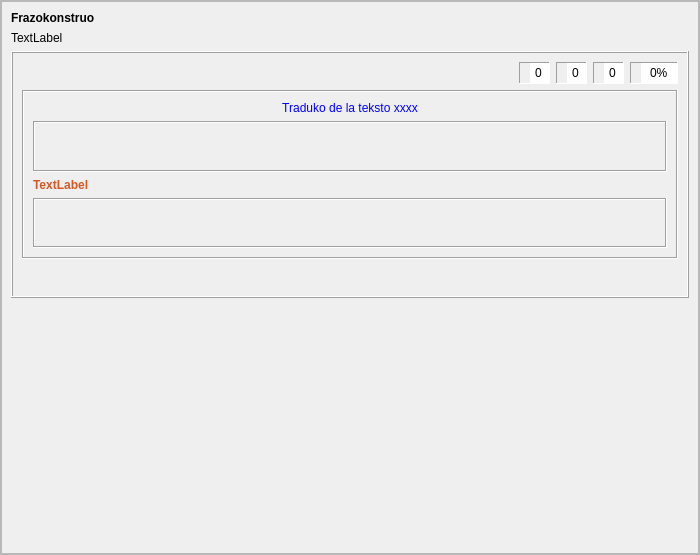
<?xml version="1.0" encoding="UTF-8"?>
<ui version="4.0">
 <class>frazokonstruo</class>
 <widget class="QFrame" name="frazokonstruo">
  <property name="geometry">
   <rect>
    <x>0</x>
    <y>0</y>
    <width>700</width>
    <height>555</height>
   </rect>
  </property>
  <property name="windowTitle">
   <string>Frame</string>
  </property>
  <property name="frameShape">
   <enum>QFrame::StyledPanel</enum>
  </property>
  <property name="frameShadow">
   <enum>QFrame::Raised</enum>
  </property>
  <property name="tipo" stdset="0">
   <string>senborda</string>
  </property>
  <layout class="QVBoxLayout" name="verticalLayout_4">
   <property name="leftMargin">
    <number>0</number>
   </property>
   <property name="topMargin">
    <number>0</number>
   </property>
   <property name="rightMargin">
    <number>0</number>
   </property>
   <property name="bottomMargin">
    <number>0</number>
   </property>
   <item>
    <widget class="QScrollArea" name="scrollArea">
     <property name="widgetResizable">
      <bool>true</bool>
     </property>
     <widget class="QWidget" name="scrollAreaWidgetContents">
      <property name="geometry">
       <rect>
        <x>0</x>
        <y>0</y>
        <width>696</width>
        <height>551</height>
       </rect>
      </property>
      <layout class="QVBoxLayout" name="verticalLayout_2">
       <item>
        <widget class="titolo" name="Titolo_ekzerco_frazo">
         <property name="font">
          <font>
           <weight>75</weight>
           <bold>true</bold>
          </font>
         </property>
         <property name="text">
          <string notr="true">Frazokonstruo</string>
         </property>
         <property name="wordWrap">
          <bool>true</bool>
         </property>
         <property name="lingvo" stdset="0">
          <string>eo</string>
         </property>
        </widget>
       </item>
       <item>
        <widget class="QLabel" name="Ekz_FrazoKonstruo">
         <property name="text">
          <string notr="true">TextLabel</string>
         </property>
         <property name="wordWrap">
          <bool>true</bool>
         </property>
        </widget>
       </item>
       <item>
        <widget class="QFrame" name="frame">
         <property name="frameShape">
          <enum>QFrame::Box</enum>
         </property>
         <property name="frameShadow">
          <enum>QFrame::Raised</enum>
         </property>
         <property name="tipo" stdset="0">
          <string>markebla</string>
         </property>
         <layout class="QVBoxLayout" name="verticalLayout">
          <item>
           <layout class="QHBoxLayout" name="horizontalLayout_4">
            <item alignment="Qt::AlignLeft">
             <widget class="QFrame" name="frame_10">
              <property name="minimumSize">
               <size>
                <width>0</width>
                <height>0</height>
               </size>
              </property>
              <property name="maximumSize">
               <size>
                <width>16777215</width>
                <height>16777215</height>
               </size>
              </property>
              <property name="autoFillBackground">
               <bool>false</bool>
              </property>
              <property name="frameShape">
               <enum>QFrame::NoFrame</enum>
              </property>
              <property name="frameShadow">
               <enum>QFrame::Sunken</enum>
              </property>
              <property name="tipo" stdset="0">
               <string>senborda</string>
              </property>
              <layout class="QHBoxLayout" name="horizontalLayout_2">
               <property name="spacing">
                <number>1</number>
               </property>
               <property name="leftMargin">
                <number>0</number>
               </property>
               <property name="topMargin">
                <number>0</number>
               </property>
               <property name="rightMargin">
                <number>0</number>
               </property>
               <property name="bottomMargin">
                <number>0</number>
               </property>
               <item>
                <widget class="QPushButton" name="BitBtn1">
                 <property name="text">
                  <string/>
                 </property>
                 <property name="icon">
                  <iconset>
                   <normalon>:/ikonoj/ekzercoj/komenci.png</normalon>
                  </iconset>
                 </property>
                 <property name="iconSize">
                  <size>
                   <width>35</width>
                   <height>33</height>
                  </size>
                 </property>
                 <property name="flat">
                  <bool>true</bool>
                 </property>
                 <property name="tipo" stdset="0">
                  <string>komenci</string>
                 </property>
                </widget>
               </item>
               <item>
                <widget class="QPushButton" name="BitBtn3">
                 <property name="enabled">
                  <bool>false</bool>
                 </property>
                 <property name="text">
                  <string/>
                 </property>
                 <property name="icon">
                  <iconset>
                   <normalon>:/ikonoj/ekzercoj/halti.png</normalon>
                   <activeon>:/ikonoj/ekzercoj/halti-over.png</activeon>
                  </iconset>
                 </property>
                 <property name="iconSize">
                  <size>
                   <width>35</width>
                   <height>33</height>
                  </size>
                 </property>
                 <property name="flat">
                  <bool>true</bool>
                 </property>
                 <property name="tipo" stdset="0">
                  <string>halti</string>
                 </property>
                </widget>
               </item>
              </layout>
             </widget>
            </item>
            <item>
             <spacer name="horizontalSpacer">
              <property name="orientation">
               <enum>Qt::Horizontal</enum>
              </property>
              <property name="sizeHint" stdset="0">
               <size>
                <width>40</width>
                <height>20</height>
               </size>
              </property>
             </spacer>
            </item>
            <item>
             <widget class="QFrame" name="frame_11">
              <property name="maximumSize">
               <size>
                <width>16777215</width>
                <height>31</height>
               </size>
              </property>
              <property name="frameShape">
               <enum>QFrame::Panel</enum>
              </property>
              <property name="frameShadow">
               <enum>QFrame::Sunken</enum>
              </property>
              <property name="tipo" stdset="0">
               <string>shilda</string>
              </property>
              <layout class="QHBoxLayout" name="horizontalLayout_5">
               <property name="spacing">
                <number>1</number>
               </property>
               <property name="leftMargin">
                <number>2</number>
               </property>
               <property name="topMargin">
                <number>0</number>
               </property>
               <property name="rightMargin">
                <number>0</number>
               </property>
               <property name="bottomMargin">
                <number>0</number>
               </property>
               <item>
                <widget class="QLabel" name="label_53">
                 <property name="maximumSize">
                  <size>
                   <width>24</width>
                   <height>24</height>
                  </size>
                 </property>
                 <property name="text">
                  <string notr="true"/>
                 </property>
                 <property name="pixmap">
                  <pixmap resource="ikonoj.qrc">:/ikonoj/kubeto.png</pixmap>
                 </property>
                 <property name="scaledContents">
                  <bool>true</bool>
                 </property>
                 <property name="alignment">
                  <set>Qt::AlignCenter</set>
                 </property>
                </widget>
               </item>
               <item>
                <widget class="QSpinBox" name="Placar1">
                 <property name="sizePolicy">
                  <sizepolicy hsizetype="Preferred" vsizetype="Preferred">
                   <horstretch>0</horstretch>
                   <verstretch>0</verstretch>
                  </sizepolicy>
                 </property>
                 <property name="font">
                  <font>
                   <weight>50</weight>
                   <bold>false</bold>
                  </font>
                 </property>
                 <property name="frame">
                  <bool>false</bool>
                 </property>
                 <property name="alignment">
                  <set>Qt::AlignCenter</set>
                 </property>
                 <property name="readOnly">
                  <bool>true</bool>
                 </property>
                 <property name="buttonSymbols">
                  <enum>QAbstractSpinBox::NoButtons</enum>
                 </property>
                 <property name="tipo" stdset="0">
                  <string>shilda</string>
                 </property>
                </widget>
               </item>
              </layout>
             </widget>
            </item>
            <item alignment="Qt::AlignRight">
             <widget class="QFrame" name="frame_12">
              <property name="maximumSize">
               <size>
                <width>16777215</width>
                <height>31</height>
               </size>
              </property>
              <property name="frameShape">
               <enum>QFrame::Panel</enum>
              </property>
              <property name="frameShadow">
               <enum>QFrame::Sunken</enum>
              </property>
              <property name="tipo" stdset="0">
               <string>shilda</string>
              </property>
              <layout class="QHBoxLayout" name="horizontalLayout_6">
               <property name="spacing">
                <number>1</number>
               </property>
               <property name="leftMargin">
                <number>2</number>
               </property>
               <property name="topMargin">
                <number>0</number>
               </property>
               <property name="rightMargin">
                <number>0</number>
               </property>
               <property name="bottomMargin">
                <number>0</number>
               </property>
               <item>
                <widget class="QLabel" name="label_54">
                 <property name="maximumSize">
                  <size>
                   <width>24</width>
                   <height>24</height>
                  </size>
                 </property>
                 <property name="text">
                  <string notr="true"/>
                 </property>
                 <property name="pixmap">
                  <pixmap resource="ikonoj.qrc">:/ikonoj/ekzercoj/bone.png</pixmap>
                 </property>
                 <property name="scaledContents">
                  <bool>true</bool>
                 </property>
                 <property name="alignment">
                  <set>Qt::AlignCenter</set>
                 </property>
                </widget>
               </item>
               <item>
                <widget class="QSpinBox" name="Placar2">
                 <property name="sizePolicy">
                  <sizepolicy hsizetype="Preferred" vsizetype="Preferred">
                   <horstretch>0</horstretch>
                   <verstretch>0</verstretch>
                  </sizepolicy>
                 </property>
                 <property name="font">
                  <font>
                   <weight>50</weight>
                   <bold>false</bold>
                  </font>
                 </property>
                 <property name="frame">
                  <bool>false</bool>
                 </property>
                 <property name="alignment">
                  <set>Qt::AlignCenter</set>
                 </property>
                 <property name="readOnly">
                  <bool>true</bool>
                 </property>
                 <property name="buttonSymbols">
                  <enum>QAbstractSpinBox::NoButtons</enum>
                 </property>
                 <property name="tipo" stdset="0">
                  <string>shilda</string>
                 </property>
                </widget>
               </item>
              </layout>
             </widget>
            </item>
            <item alignment="Qt::AlignRight">
             <widget class="QFrame" name="frame_36">
              <property name="maximumSize">
               <size>
                <width>16777215</width>
                <height>31</height>
               </size>
              </property>
              <property name="frameShape">
               <enum>QFrame::Panel</enum>
              </property>
              <property name="frameShadow">
               <enum>QFrame::Sunken</enum>
              </property>
              <property name="tipo" stdset="0">
               <string>shilda</string>
              </property>
              <layout class="QHBoxLayout" name="horizontalLayout_7">
               <property name="spacing">
                <number>1</number>
               </property>
               <property name="leftMargin">
                <number>2</number>
               </property>
               <property name="topMargin">
                <number>0</number>
               </property>
               <property name="rightMargin">
                <number>0</number>
               </property>
               <property name="bottomMargin">
                <number>0</number>
               </property>
               <item>
                <widget class="QLabel" name="label_55">
                 <property name="minimumSize">
                  <size>
                   <width>0</width>
                   <height>0</height>
                  </size>
                 </property>
                 <property name="maximumSize">
                  <size>
                   <width>24</width>
                   <height>24</height>
                  </size>
                 </property>
                 <property name="text">
                  <string notr="true"/>
                 </property>
                 <property name="pixmap">
                  <pixmap resource="ikonoj.qrc">:/ikonoj/ekzercoj/malbone.png</pixmap>
                 </property>
                 <property name="scaledContents">
                  <bool>true</bool>
                 </property>
                 <property name="alignment">
                  <set>Qt::AlignCenter</set>
                 </property>
                </widget>
               </item>
               <item>
                <widget class="QSpinBox" name="Placar3">
                 <property name="sizePolicy">
                  <sizepolicy hsizetype="Preferred" vsizetype="Preferred">
                   <horstretch>0</horstretch>
                   <verstretch>0</verstretch>
                  </sizepolicy>
                 </property>
                 <property name="minimumSize">
                  <size>
                   <width>0</width>
                   <height>0</height>
                  </size>
                 </property>
                 <property name="font">
                  <font>
                   <weight>50</weight>
                   <bold>false</bold>
                  </font>
                 </property>
                 <property name="frame">
                  <bool>false</bool>
                 </property>
                 <property name="alignment">
                  <set>Qt::AlignCenter</set>
                 </property>
                 <property name="readOnly">
                  <bool>true</bool>
                 </property>
                 <property name="buttonSymbols">
                  <enum>QAbstractSpinBox::NoButtons</enum>
                 </property>
                 <property name="value">
                  <number>0</number>
                 </property>
                 <property name="tipo" stdset="0">
                  <string>shilda</string>
                 </property>
                </widget>
               </item>
              </layout>
             </widget>
            </item>
            <item alignment="Qt::AlignRight">
             <widget class="QFrame" name="frame_37">
              <property name="maximumSize">
               <size>
                <width>16777215</width>
                <height>31</height>
               </size>
              </property>
              <property name="frameShape">
               <enum>QFrame::Panel</enum>
              </property>
              <property name="frameShadow">
               <enum>QFrame::Sunken</enum>
              </property>
              <property name="tipo" stdset="0">
               <string>shilda</string>
              </property>
              <layout class="QHBoxLayout" name="horizontalLayout_8">
               <property name="spacing">
                <number>1</number>
               </property>
               <property name="leftMargin">
                <number>2</number>
               </property>
               <property name="topMargin">
                <number>0</number>
               </property>
               <property name="rightMargin">
                <number>0</number>
               </property>
               <property name="bottomMargin">
                <number>0</number>
               </property>
               <item>
                <widget class="QLabel" name="label_56">
                 <property name="maximumSize">
                  <size>
                   <width>24</width>
                   <height>24</height>
                  </size>
                 </property>
                 <property name="text">
                  <string notr="true"/>
                 </property>
                 <property name="pixmap">
                  <pixmap resource="ikonoj.qrc">:/ikonoj/kalkulilo.png</pixmap>
                 </property>
                 <property name="scaledContents">
                  <bool>true</bool>
                 </property>
                 <property name="alignment">
                  <set>Qt::AlignCenter</set>
                 </property>
                </widget>
               </item>
               <item>
                <widget class="QSpinBox" name="Placar4">
                 <property name="sizePolicy">
                  <sizepolicy hsizetype="Preferred" vsizetype="Preferred">
                   <horstretch>0</horstretch>
                   <verstretch>0</verstretch>
                  </sizepolicy>
                 </property>
                 <property name="font">
                  <font>
                   <weight>50</weight>
                   <bold>false</bold>
                  </font>
                 </property>
                 <property name="frame">
                  <bool>false</bool>
                 </property>
                 <property name="alignment">
                  <set>Qt::AlignCenter</set>
                 </property>
                 <property name="readOnly">
                  <bool>true</bool>
                 </property>
                 <property name="buttonSymbols">
                  <enum>QAbstractSpinBox::NoButtons</enum>
                 </property>
                 <property name="suffix">
                  <string>%</string>
                 </property>
                 <property name="maximum">
                  <number>100</number>
                 </property>
                 <property name="value">
                  <number>0</number>
                 </property>
                 <property name="tipo" stdset="0">
                  <string>shilda</string>
                 </property>
                </widget>
               </item>
              </layout>
             </widget>
            </item>
           </layout>
          </item>
          <item>
           <widget class="QFrame" name="frame_66">
            <property name="frameShape">
             <enum>QFrame::Box</enum>
            </property>
            <property name="frameShadow">
             <enum>QFrame::Sunken</enum>
            </property>
            <property name="tipo" stdset="0">
             <string>senborda</string>
            </property>
            <layout class="QVBoxLayout" name="verticalLayout_3">
             <item>
              <widget class="QLabel" name="Traduko1">
               <property name="styleSheet">
                <string notr="true">color: blue;</string>
               </property>
               <property name="text">
                <string>Traduko de la teksto xxxx</string>
               </property>
               <property name="alignment">
                <set>Qt::AlignCenter</set>
               </property>
               <property name="wordWrap">
                <bool>true</bool>
               </property>
              </widget>
             </item>
             <item>
              <widget class="QFrame" name="Vortoj">
               <property name="sizePolicy">
                <sizepolicy hsizetype="Expanding" vsizetype="Expanding">
                 <horstretch>0</horstretch>
                 <verstretch>0</verstretch>
                </sizepolicy>
               </property>
               <property name="frameShape">
                <enum>QFrame::Box</enum>
               </property>
               <property name="frameShadow">
                <enum>QFrame::Sunken</enum>
               </property>
               <property name="tipo" stdset="0">
                <string notr="true"/>
               </property>
              </widget>
             </item>
             <item>
              <widget class="QLabel" name="Korekta">
               <property name="styleSheet">
                <string notr="true">qproperty-alignment: AlignCenter;
    font-weight: bold;
    color: #D35828;</string>
               </property>
               <property name="text">
                <string>TextLabel</string>
               </property>
               <property name="wordWrap">
                <bool>true</bool>
               </property>
               <property name="lingvo" stdset="0">
                <string>eo</string>
               </property>
              </widget>
             </item>
             <item>
              <widget class="QFrame" name="Disponeblaj">
               <property name="sizePolicy">
                <sizepolicy hsizetype="Expanding" vsizetype="Expanding">
                 <horstretch>0</horstretch>
                 <verstretch>0</verstretch>
                </sizepolicy>
               </property>
               <property name="frameShape">
                <enum>QFrame::Box</enum>
               </property>
               <property name="frameShadow">
                <enum>QFrame::Sunken</enum>
               </property>
               <property name="tipo" stdset="0">
                <string notr="true"/>
               </property>
              </widget>
             </item>
            </layout>
           </widget>
          </item>
          <item>
           <layout class="QHBoxLayout" name="horizontalLayout">
            <item>
             <widget class="QPushButton" name="BitBtn2">
              <property name="enabled">
               <bool>false</bool>
              </property>
              <property name="sizePolicy">
               <sizepolicy hsizetype="Maximum" vsizetype="Fixed">
                <horstretch>0</horstretch>
                <verstretch>0</verstretch>
               </sizepolicy>
              </property>
              <property name="text">
               <string notr="true"/>
              </property>
              <property name="icon">
               <iconset>
                <normalon>:/ikonoj/ekzercoj/validi.png</normalon>
                <activeon>:/ikonoj/ekzercoj/validi-over.png</activeon>
               </iconset>
              </property>
              <property name="iconSize">
               <size>
                <width>35</width>
                <height>33</height>
               </size>
              </property>
              <property name="flat">
               <bool>true</bool>
              </property>
              <property name="tipo" stdset="0">
               <string>validigi</string>
              </property>
             </widget>
            </item>
            <item>
             <widget class="QPushButton" name="Antauen">
              <property name="sizePolicy">
               <sizepolicy hsizetype="Fixed" vsizetype="Fixed">
                <horstretch>0</horstretch>
                <verstretch>0</verstretch>
               </sizepolicy>
              </property>
              <property name="icon">
               <iconset resource="ikonoj.qrc">
                <normaloff>:/ikonoj/ekzercoj/antauen.png</normaloff>:/ikonoj/ekzercoj/antauen.png</iconset>
              </property>
              <property name="iconSize">
               <size>
                <width>81</width>
                <height>33</height>
               </size>
              </property>
              <property name="flat">
               <bool>true</bool>
              </property>
             </widget>
            </item>
           </layout>
          </item>
         </layout>
        </widget>
       </item>
       <item>
        <spacer name="verticalSpacer">
         <property name="orientation">
          <enum>Qt::Vertical</enum>
         </property>
         <property name="sizeHint" stdset="0">
          <size>
           <width>20</width>
           <height>40</height>
          </size>
         </property>
        </spacer>
       </item>
      </layout>
     </widget>
    </widget>
   </item>
  </layout>
 </widget>
 <customwidgets>
  <customwidget>
   <class>titolo</class>
   <extends>QLabel</extends>
   <header>titolo.h</header>
  </customwidget>
 </customwidgets>
 <resources>
  <include location="ikonoj.qrc"/>
 </resources>
 <connections/>
</ui>
